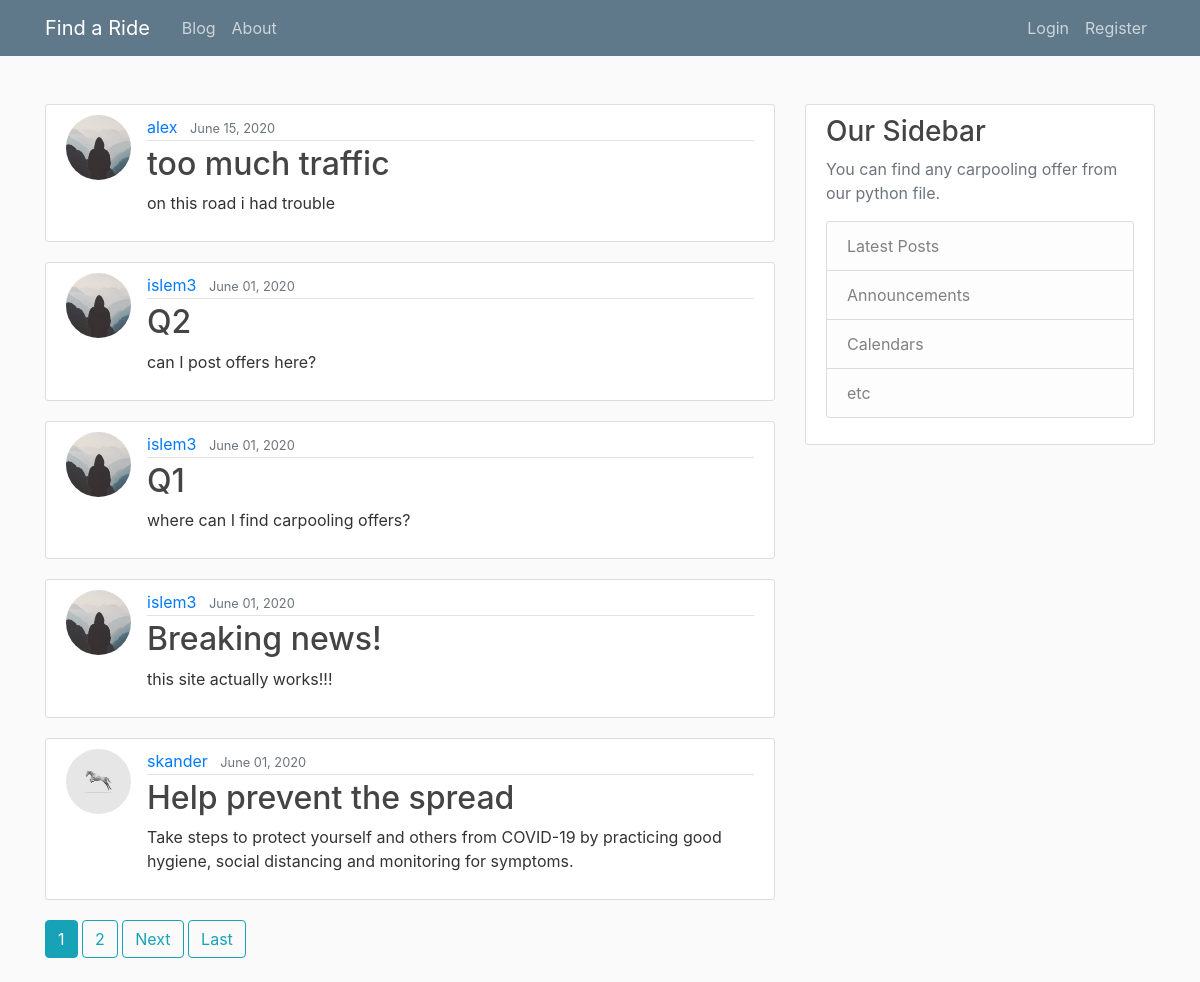
The page / on the database its author committed.
### blog/models.py (models this page shows, shortened)
class Post(models.Model):
    title = models.CharField(max_length=100)
    content = models.TextField()
    date_posted = models.DateTimeField(default=timezone.now)
    author = models.ForeignKey(User, on_delete=models.CASCADE)

### users/models.py (models this page shows, shortened)
class Profile(models.Model):
    user = models.OneToOneField(User, on_delete=models.CASCADE)
    image = models.ImageField(default='default.jpg', upload_to='profile_pics')

### blog/views.py (the view)
# urls.py: path('', PostListView.as_view(), name='blog-home'),
class PostListView(ListView):
    model = Post
    template_name = 'blog/home.html'  # <app>/<model>_<viewtype>.html
    context_object_name = 'posts'
    ordering = ['-date_posted']
    paginate_by = 5

### blog/templates/blog/home.html (shortened to what this page needs)
{% extends "blog/base.html" %}
{% block content %}
    {% for post in posts %}
        <article class="media content-section">
          <img class="rounded-circle article-img" src="{{ post.author.profile.image.url }}">
          <div class="media-body">
            <div class="article-metadata">
              <a class="mr-2" href="{% url 'user-posts' post.author.username %}">{{ post.author }}</a>
              <small class="text-muted">{{ post.date_posted|date:"F d, Y" }}</small>
            </div>
            <h2><a class="article-title" href="{% url 'post-detail' post.id %}">{{ post.title }}</a></h2>
            <p class="article-content">{{ post.content }}</p>
          </div>
        </article>
    {% endfor %}
    {% if is_paginated %}
      {% for num in page_obj.paginator.page_range %}
        {% if page_obj.number == num %}
          <a class="btn btn-info mb-4" href="?page={{ num }}">{{ num }}</a>
        {% elif num > page_obj.number|add:'-3' and num < page_obj.number|add:'3' %}
          <a class="btn btn-outline-info mb-4" href="?page={{ num }}">{{ num }}</a>
        {% endif %}
      {% endfor %}
      {% if page_obj.has_next %}
        <a class="btn btn-outline-info mb-4" href="?page={{ page_obj.next_page_number }}">Next</a>
        <a class="btn btn-outline-info mb-4" href="?page={{ page_obj.paginator.num_pages }}">Last</a>
      {% endif %}
    {% endif %}
{% endblock content %}

### blog/templates/blog/base.html (shortened to what this page needs)
﻿{% load static %}
<!DOCTYPE html>
<html>
<head>
    <link rel="stylesheet" href="https://maxcdn.bootstrapcdn.com/bootstrap/4.0.0/css/bootstrap.min.css">
    <link rel="stylesheet" type="text/css" href="{% static 'blog/main.css' %}">
</head>
<body>
    <header class="site-header">
      <nav class="navbar navbar-expand-md navbar-dark bg-steel fixed-top">
        <div class="container">
            <a class="navbar-brand mr-4" href="{% url 'blog-home' %}">Find a Ride</a>
          <div class="collapse navbar-collapse" id="navbarToggle">
            <div class="navbar-nav mr-auto">
              <a class="nav-item nav-link" href="{% url 'blog-home' %}">Blog</a>
              <a class="nav-item nav-link" href="{% url 'blog-about' %}">About</a>
            </div>
            <div class="navbar-nav">
              {% if user.is_authenticated %}
                <a class="nav-item nav-link" href="{% url 'post-create' %}">New Post</a>
                <a class="nav-item nav-link" href="{% url 'profile' %}">Profile</a>
                <a class="nav-item nav-link" href="{% url 'logout' %}">Logout</a>
              {% else %}
                <a class="nav-item nav-link" href="{% url 'login' %}">Login</a>
                <a class="nav-item nav-link" href="{% url 'register' %}">Register</a>
              {% endif %}
            </div>
          </div>
        </div>
      </nav>
    </header>
    <main role="main" class="container">
      <div class="row">
        <div class="col-md-8">
          {% block content %}{% endblock %}
        </div>
        <div class="col-md-4">
          <div class="content-section">
            <h3>Our Sidebar</h3>
            <p class='text-muted'>You can find any carpooling offer from our python file.
              <ul class="list-group">
                <li class="list-group-item list-group-item-light">Latest Posts</li>
                <li class="list-group-item list-group-item-light">Announcements</li>
                <li class="list-group-item list-group-item-light">Calendars</li>
                <li class="list-group-item list-group-item-light">etc</li>
              </ul>
            </p>
          </div>
        </div>
      </div>
    </main>
</body>
</html>

### blog/static/blog/main.css (style rules this page uses)
body { background: #fafafa; color: #333333; margin-top: 5rem; }
h1, h2, h3, h4, h5, h6 { color: #444444; }
ul { margin: 0; }
.bg-steel { background-color: #5f788a; }
.site-header .navbar-nav .nav-link { color: #cbd5db; }
.content-section { background: #ffffff; padding: 10px 20px; border: 1px solid #dddddd; border-radius: 3px; margin-bottom: 20px; }
.article-title { color: #444444; }
.article-content { white-space: pre-line; }
.article-img { height: 65px; width: 65px; margin-right: 16px; }
.article-metadata { padding-bottom: 1px; margin-bottom: 4px; border-bottom: 1px solid #e3e3e3 }

### rows shown on the page
Post: author.profile.image (placeholder picture), author "alex", date_posted "June 15, 2020", title "too much traffic", content "on this road i had trouble"
Post: author.profile.image (placeholder picture), author "islem3", date_posted "June 01, 2020", title "Q2", content "can I post offers here?"
Post: author.profile.image (placeholder picture), author "islem3", date_posted "June 01, 2020", title "Q1", content "where can I find carpooling offers?"
Post: author.profile.image (placeholder picture), author "islem3", date_posted "June 01, 2020", title "Breaking news!", content "this site actually works!!!"
Post: author.profile.image (picture), author "skander", date_posted "June 01, 2020", title "Help prevent the spread", content "Take steps to protect yourself and others from COVID-19 by practicing good hygiene, social distancing and monitoring for symptoms."

### other values the page prints
{{ num }} "1"
{{ num }} "2"
